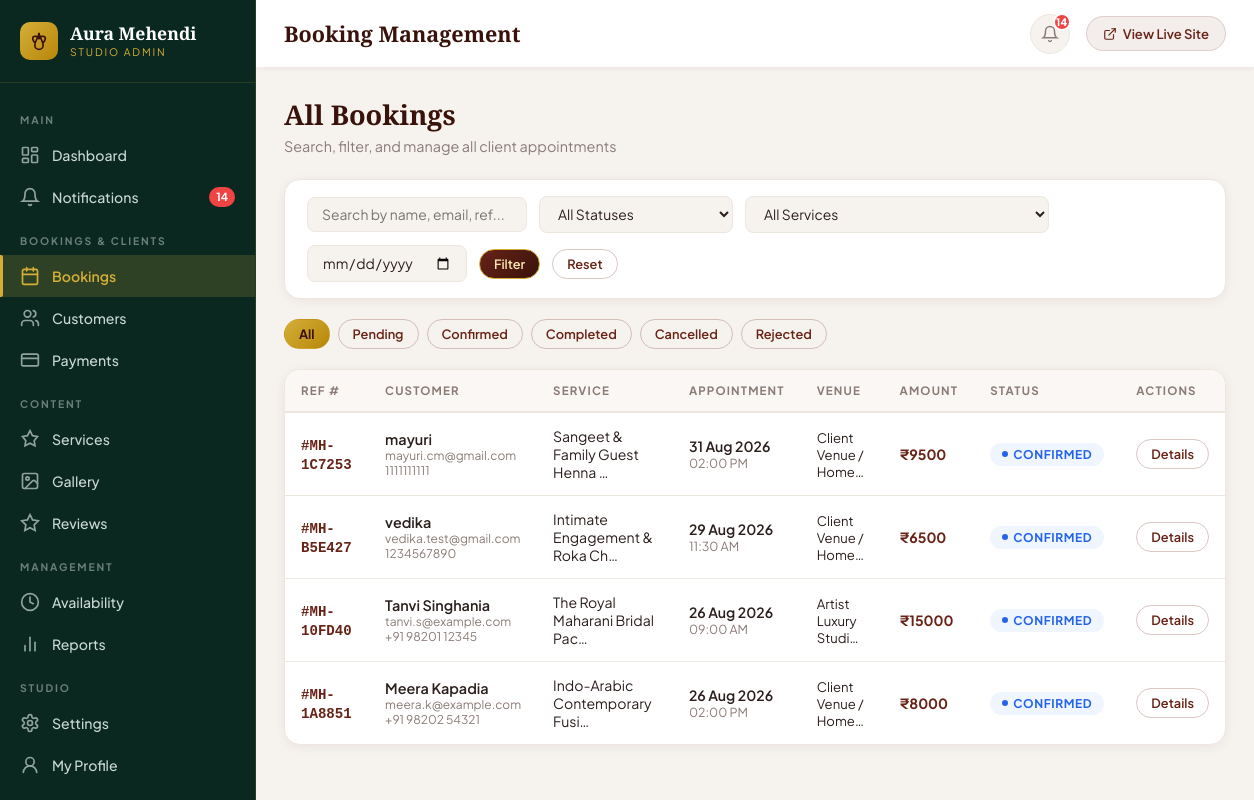
/admin-panel/bookings/ (signed in), run on the app's committed database.
### booking/models.py (models this page shows, shortened)
class Booking(models.Model):
    STATUS_CHOICES = [
        ('PENDING', 'Pending Confirmation'),
        ('CONFIRMED', 'Confirmed'),
        ('COMPLETED', 'Completed'),
        ('CANCELLED', 'Cancelled'),
        ('REJECTED', 'Rejected'),
    ]
    VENUE_CHOICES = [
        ('studio', 'Artist Luxury Studio (In-Salon)'),
        ('home', 'Client Venue / Home Visit (+ ₹500 Travel)'),
    ]
    TIME_SLOTS = [
        ('09:00 AM', '09:00 AM - 11:30 AM (Morning Slot)'),
        ('11:30 AM', '11:30 AM - 02:00 PM (Mid-Day Slot)'),
        ('02:00 PM', '02:00 PM - 04:30 PM (Afternoon Slot)'),
        ('04:30 PM', '04:30 PM - 07:00 PM (Evening Sunset Slot)'),
        ('07:00 PM', '07:00 PM - 09:30 PM (Night Gala Slot)'),
    ]
    booking_ref = models.CharField(max_length=20, unique=True, editable=False, db_index=True)
    user = models.ForeignKey(User, null=True, blank=True, on_delete=models.SET_NULL, related_name='bookings')
    service = models.ForeignKey(Service, on_delete=models.CASCADE, related_name='bookings')
    customer_name = models.CharField(max_length=120)
    customer_email = models.EmailField()
    customer_phone = models.CharField(max_length=20)
    booking_date = models.DateField()
    booking_time = models.CharField(max_length=20, choices=TIME_SLOTS)
    venue_type = models.CharField(max_length=20, choices=VENUE_CHOICES, default='studio')
    address = models.TextField(blank=True, help_text="Full address for Home / Wedding Venue visit")
    special_notes = models.TextField(blank=True, help_text="Custom bridal figures, special requests, number of hands, etc.")
    total_price = models.DecimalField(max_digits=8, decimal_places=2, blank=True)
    status = models.CharField(max_length=20, choices=STATUS_CHOICES, default='CONFIRMED')
    created_at = models.DateTimeField(auto_now_add=True)
    updated_at = models.DateTimeField(auto_now=True)
    class Meta:
        ordering = ['-booking_date', '-booking_time']
        constraints = [
            models.UniqueConstraint(
                fields=['booking_date', 'booking_time'],
                condition=~models.Q(status='CANCELLED'),
                name='unique_active_slot_booking'
            )
        ]

class Service(models.Model):
    CATEGORY_CHOICES = [
        ('bridal', 'Bridal Couture'),
        ('arabic', 'Arabic & Floral'),
        ('indo_western', 'Indo-Western & Fusion'),
        ('mandala', 'Mandala & Minimalist'),
        ('party', 'Sangeet & Party Mehendi'),
        ('traditional', 'Traditional Rajasthani/Marwari'),
    ]
    title = models.CharField(max_length=120)
    category = models.CharField(max_length=50, choices=CATEGORY_CHOICES, default='bridal')
    tagline = models.CharField(max_length=200, blank=True, help_text="Short highlight, e.g., 'Elaborate elbow-length bridal intricacy'")
    description = models.TextField()
    price = models.DecimalField(max_digits=8, decimal_places=2)
    duration_hours = models.DecimalField(max_digits=4, decimal_places=1, default=2.0)
    badge = models.CharField(max_length=50, blank=True, help_text="e.g. 'Most Popular', 'Bridal Signature'")
    image_url = models.CharField(max_length=400, blank=True, help_text="Image URL or static path")
    image = models.ImageField(upload_to='services/', null=True, blank=True, help_text="Upload image (overrides image URL)")
    features_list = models.TextField(blank=True, help_text="Enter features separated by commas or newlines")
    is_featured = models.BooleanField(default=False)
    is_active = models.BooleanField(default=True, help_text="Inactive services won't appear on the public site")
    created_at = models.DateTimeField(auto_now_add=True)
    class Meta:
        ordering = ['-is_featured', 'price']

### panel/views.py (the view, shortened to what this page needs)
# urls.py: path('bookings/', views.bookings_list, name='bookings_list'),
@staff_member_required(login_url='/login/')
def bookings_list(request):
    qs = Booking.objects.select_related('service', 'user').all()
    status_filter = request.GET.get('status', '')
    service_filter = request.GET.get('service', '')
    date_filter = request.GET.get('date', '')
    search_q = request.GET.get('q', '')
    if status_filter:
        qs = qs.filter(status=status_filter)
    if service_filter:
        qs = qs.filter(service_id=service_filter)
    if date_filter:
        qs = qs.filter(booking_date=date_filter)
    return render(request, 'panel/bookings/list.html', {
        'bookings': qs,
        'services': Service.objects.all(),
        'status_choices': Booking.STATUS_CHOICES,
        'status_filter': status_filter,
        'service_filter': service_filter,
        'date_filter': date_filter,
        'search_q': search_q,
        'unread_count': _get_unread_count(),
    })

### panel/views.py (called while the page is built)
def _get_unread_count():
    return Notification.objects.filter(is_read=False).count()

### panel/templates/panel/bookings/list.html (shortened to what this page needs)
{% extends 'panel/base_admin.html' %}
{% block page_title %}Booking Management{% endblock %}
{% block content %}
<div class="page-header">
  <div class="page-header-left">
    <h1>All Bookings</h1>
    <p>Search, filter, and manage all client appointments</p>
  </div>
</div>
<form method="GET" class="filter-bar">
  <input type="text" name="q" value="{{ search_q }}" placeholder="Search by name, email, ref..." style="min-width:220px;">
  <select name="status">
    <option value="">All Statuses</option>
  </select>
  <select name="service">
    <option value="">All Services</option>
  </select>
  <input type="date" name="date" value="{{ date_filter }}">
  <button type="submit" class="btn-admin btn-admin-primary btn-admin-sm">Filter</button>
  <a href="{% url 'panel:bookings_list' %}" class="btn-admin btn-admin-outline btn-admin-sm">Reset</a>
</form>
<div style="display:flex;gap:8px;flex-wrap:wrap;margin-bottom:20px;">
  <a href="{% url 'panel:bookings_list' %}" class="btn-admin btn-admin-sm {% if not status_filter %}btn-admin-gold{% else %}btn-admin-outline{% endif %}">All</a>
  <a href="?status=PENDING" class="btn-admin btn-admin-sm {% if status_filter == 'PENDING' %}btn-admin-gold{% else %}btn-admin-outline{% endif %}">Pending</a>
  <a href="?status=CONFIRMED" class="btn-admin btn-admin-sm {% if status_filter == 'CONFIRMED' %}btn-admin-gold{% else %}btn-admin-outline{% endif %}">Confirmed</a>
  <a href="?status=COMPLETED" class="btn-admin btn-admin-sm {% if status_filter == 'COMPLETED' %}btn-admin-gold{% else %}btn-admin-outline{% endif %}">Completed</a>
  <a href="?status=CANCELLED" class="btn-admin btn-admin-sm {% if status_filter == 'CANCELLED' %}btn-admin-gold{% else %}btn-admin-outline{% endif %}">Cancelled</a>
  <a href="?status=REJECTED" class="btn-admin btn-admin-sm {% if status_filter == 'REJECTED' %}btn-admin-gold{% else %}btn-admin-outline{% endif %}">Rejected</a>
</div>
<div class="card">
  <div style="overflow-x:auto;">
    <table class="admin-table">
      <thead>
        <tr>
          <th>Ref #</th>
          <th>Customer</th>
          <th>Service</th>
          <th>Appointment</th>
          <th>Venue</th>
          <th>Amount</th>
          <th>Status</th>
          <th>Actions</th>
        </tr>
      </thead>
      <tbody>
        {% for b in bookings %}
          <tr>
            <td><strong style="font-family:monospace;color:var(--henna);">#{{ b.booking_ref }}</strong></td>
            <td>
              <div style="font-weight:600;font-size:0.9rem;">{{ b.customer_name }}</div>
              <div style="font-size:0.75rem;color:var(--text-muted);">{{ b.customer_email }}</div>
              <div style="font-size:0.75rem;color:var(--text-muted);">{{ b.customer_phone }}</div>
            </td>
            <td style="font-size:0.88rem;">{{ b.service.title|truncatechars:30 }}</td>
            <td>
              <div style="font-weight:600;font-size:0.88rem;">{{ b.booking_date|date:"d M Y" }}</div>
              <div style="font-size:0.78rem;color:var(--text-muted);">{{ b.booking_time }}</div>
            </td>
            <td style="font-size:0.82rem;">{{ b.get_venue_type_display|truncatechars:20 }}</td>
            <td style="font-weight:700;color:var(--henna);">₹{{ b.total_price|floatformat:0 }}</td>
            <td><span class="status-pill status-{{ b.status }}">{{ b.get_status_display }}</span></td>
            <td>
              <a href="{% url 'panel:booking_detail' b.pk %}" class="btn-admin btn-admin-outline btn-admin-sm">Details</a>
            </td>
          </tr>
        {% empty %}
          <tr>
            <td colspan="8" style="text-align:center;padding:40px;color:var(--text-muted);">No bookings found matching your criteria.</td>
          </tr>
        {% endfor %}
      </tbody>
    </table>
  </div>
</div>
{% endblock %}

### panel/static/panel/css/admin.css (style rules this page uses)
:root { --sidebar-w: 256px; --sidebar-bg: #0b2820; --sidebar-border: rgba(212, 175, 55, 0.15); --sidebar-hover: rgba(212, 175, 55, 0.08); --sidebar-active: rgba(212, 175, 55, 0.18); --sidebar-text: #c9d8d4; --sidebar-muted: rgba(201, 216, 212, 0.5); --topbar-bg: #ffffff; --topbar-border: #f0ebe4; --topbar-h: 68px; --content-bg: #f6f2ee; --card-bg: #ffffff; --card-radius: 16px; --card-shadow: 0 2px 12px rgba(56, 18, 11, 0.06); --card-shadow-hover: 0 8px 28px rgba(56, 18, 11, 0.12); --henna: #682316; --henna-dark: #38120b; --gold: #d4af37; --gold-light: #f7e7b4; --terracotta: #c85a32; --emerald: #0e3027; --text-main: #2b1f1d; --text-muted: #8a7b76; --border: #ede7e0; --status-pending: #f59e0b; --status-confirmed: #2563eb; --status-completed: #16a34a; --status-cancelled: #dc2626; --status-rejected: #7c3aed; --serif: 'Playfair Display', Georgia, serif; --sans: 'Plus Jakarta Sans', -apple-system, sans-serif; --transition: all 0.25s cubic-bezier(0.16, 1, 0.3, 1); }
*, *::before, *::after { box-sizing: border-box; margin: 0; padding: 0; }
html { scroll-behavior: smooth; }
body { font-family: var(--sans); background: var(--content-bg); color: var(--text-main); display: flex; min-height: 100vh; }
.page-header { display: flex; align-items: flex-start; justify-content: space-between; margin-bottom: 24px; gap: 16px; flex-wrap: wrap; }
.page-header-left h1 { font-family: var(--serif); font-size: 1.7rem; color: var(--henna-dark); margin-bottom: 4px; }
.page-header-left p { color: var(--text-muted); font-size: 0.9rem; }
.card { background: var(--card-bg); border-radius: var(--card-radius); box-shadow: var(--card-shadow); border: 1px solid var(--border); overflow: hidden; }
.btn-admin { display: inline-flex; align-items: center; gap: 8px; padding: 9px 20px; font-family: var(--sans); font-size: 0.875rem; font-weight: 600; border-radius: 99px; border: 1.5px solid transparent; cursor: pointer; text-decoration: none; transition: var(--transition); }
.btn-admin-primary { background: linear-gradient(135deg, var(--henna), var(--henna-dark)); color: var(--gold-light); border-color: var(--gold); }
.btn-admin-gold { background: linear-gradient(135deg, var(--gold), #b8860b); color: var(--henna-dark); font-weight: 700; }
.btn-admin-outline { background: transparent; color: var(--henna); border-color: rgba(104, 35, 22, 0.25); }
.btn-admin-sm { padding: 6px 14px; font-size: 0.8rem; }
.admin-table { width: 100%; border-collapse: collapse; font-size: 0.88rem; }
.admin-table th { padding: 13px 16px; text-align: left; font-size: 0.72rem; font-weight: 700; text-transform: uppercase; letter-spacing: 0.1em; color: var(--text-muted); background: #faf7f4; border-bottom: 2px solid var(--border); }
.admin-table td { padding: 14px 16px; border-bottom: 1px solid var(--border); vertical-align: middle; color: var(--text-main); }
.admin-table tr:last-child td { border-bottom: none; }
.status-pill { display: inline-flex; align-items: center; gap: 5px; padding: 4px 12px; border-radius: 99px; font-size: 0.75rem; font-weight: 700; text-transform: uppercase; letter-spacing: 0.05em; }
.status-pill::before { content: ''; width: 6px; height: 6px; border-radius: 50%; background: currentColor; }
.status-CONFIRMED { background: #eff6ff; color: #2563eb; }
.filter-bar { display: flex; align-items: center; gap: 12px; flex-wrap: wrap; padding: 16px 22px; background: var(--card-bg); border-radius: var(--card-radius); border: 1px solid var(--border); margin-bottom: 20px; box-shadow: var(--card-shadow); }
.filter-bar input, .filter-bar select { padding: 8px 14px; font-size: 0.87rem; font-family: var(--sans); border: 1.5px solid var(--border); border-radius: 8px; background: var(--content-bg); color: var(--text-main); outline: none; transition: var(--transition); }

### data on the page
Booking: booking_ref "MH-1C7253", customer_name "mayuri", customer_email "mayuri.cm@gmail.com", customer_phone "1111111111", service "Sangeet & Family Guest Henna …", booking_date "31 Aug 2026", booking_time "02:00 PM", venue_type "Client Venue / Home…", total_price "9500", status "CONFIRMED"
Booking: booking_ref "MH-B5E427", customer_name "vedika", customer_email "vedika.test@gmail.com", customer_phone "1234567890", service "Intimate Engagement & Roka Ch…", booking_date "29 Aug 2026", booking_time "11:30 AM", venue_type "Client Venue / Home…", total_price "6500", status "CONFIRMED"
Booking: booking_ref "MH-10FD40", customer_name "Tanvi Singhania", customer_email "tanvi.s@example.com", customer_phone "+91 98201 12345", service "The Royal Maharani Bridal Pac…", booking_date "26 Aug 2026", booking_time "09:00 AM", venue_type "Artist Luxury Studi…", total_price "15000", status "CONFIRMED"
Booking: booking_ref "MH-1A8851", customer_name "Meera Kapadia", customer_email "meera.k@example.com", customer_phone "+91 98202 54321", service "Indo-Arabic Contemporary Fusi…", booking_date "26 Aug 2026", booking_time "02:00 PM", venue_type "Client Venue / Home…", total_price "8000", status "CONFIRMED"

### other printed values
{{ unread_count }} "14"
